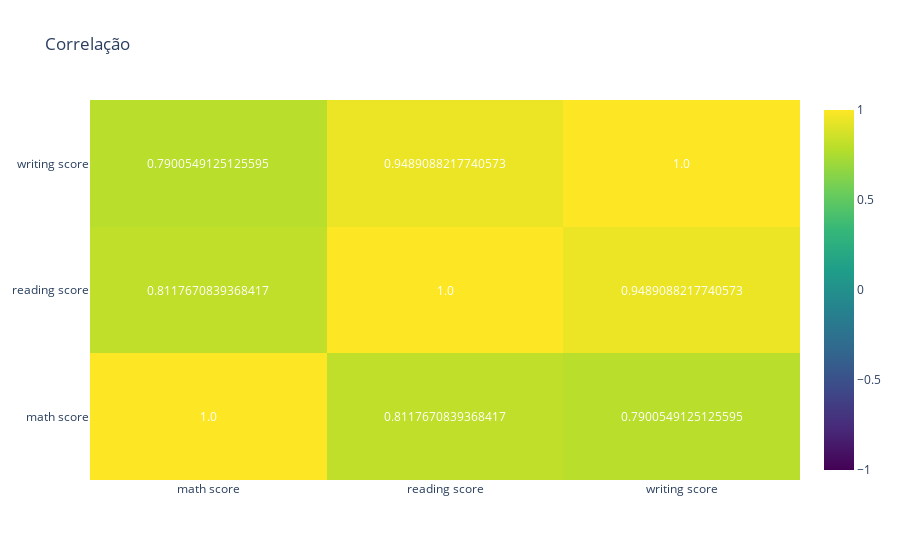

Here is the notebook cell this chart was saved with:
### Code cell
correlation_matrix = df[["math score", "reading score", "writing score"]].corr().to_numpy()

heatmap_trace = go.Heatmap(z=df[["math score", "reading score", "writing score"]].corr(), x=['math score', 'reading score', 'writing score'], y=['math score', 'reading score', 'writing score'], colorscale='Viridis', zmid=0)

annotations = []
for i in range(len(correlation_matrix)):
    for j in range(len(correlation_matrix)):
        annotations.append(dict(x=i, y=j, text=correlation_matrix[j][i],
                                font=dict(color='white'), showarrow=False))

layout = go.Layout(title='Correlação', annotations=annotations)

fig = go.Figure(data=[heatmap_trace], layout=layout)

fig.show()

### Figure 1 — Plotly figure (JSON) as saved in the notebook; plotly's stock layout.template omitted (floating-point values rounded to 4 significant figures)
{"data": [{"colorscale": [[0, "#440154"], [0.1111, "#482878"], [0.2222, "#3e4989"], [0.3333, "#31688e"], [0.4444, "#26828e"], [0.5556, "#1f9e89"], [0.6667, "#35b779"], [0.7778, "#6ece58"], [0.8889, "#b5de2b"], [1, "#fde725"]], "type": "heatmap", "x": ["math score", "reading score", "writing score"], "y": ["math score", "reading score", "writing score"], "z": [[1, 0.8118, 0.7901], [0.8118, 1, 0.9489], [0.7901, 0.9489, 1]], "zmid": 0}], "layout": {"annotations": [{"font": {"color": "white"}, "showarrow": false, "text": "1.0", "x": 0, "y": 0}, {"font": {"color": "white"}, "showarrow": false, "text": "0.8117670839368417", "x": 0, "y": 1}, {"font": {"color": "white"}, "showarrow": false, "text": "0.7900549125125595", "x": 0, "y": 2}, {"font": {"color": "white"}, "showarrow": false, "text": "0.8117670839368417", "x": 1, "y": 0}, {"font": {"color": "white"}, "showarrow": false, "text": "1.0", "x": 1, "y": 1}, {"font": {"color": "white"}, "showarrow": false, "text": "0.9489088217740573", "x": 1, "y": 2}, {"font": {"color": "white"}, "showarrow": false, "text": "0.7900549125125595", "x": 2, "y": 0}, {"font": {"color": "white"}, "showarrow": false, "text": "0.9489088217740573", "x": 2, "y": 1}, {"font": {"color": "white"}, "showarrow": false, "text": "1.0", "x": 2, "y": 2}], "title": {"text": "Correlação"}}}
